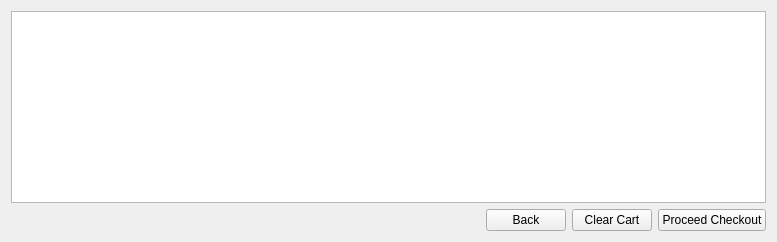
      <widget class="QWidget" name="shoppingCartStudent">
       <layout class="QGridLayout" name="gridLayout_6">
        <item row="0" column="0" colspan="4">
         <widget class="QListWidget" name="listWidgetShoppingCart"/>
        </item>
        <item row="1" column="0">
         <spacer name="horizontalSpacer_4">
          <property name="orientation">
           <enum>Qt::Horizontal</enum>
          </property>
          <property name="sizeHint" stdset="0">
           <size>
            <width>469</width>
            <height>20</height>
           </size>
          </property>
         </spacer>
        </item>
        <item row="1" column="1">
         <widget class="QPushButton" name="btnPreviousPage">
          <property name="styleSheet">
           <string notr="true">color: black;</string>
          </property>
          <property name="text">
           <string>Back</string>
          </property>
         </widget>
        </item>
        <item row="1" column="2">
         <widget class="QPushButton" name="btnClearCart">
          <property name="styleSheet">
           <string notr="true">color: black;</string>
          </property>
          <property name="text">
           <string>Clear Cart</string>
          </property>
         </widget>
        </item>
        <item row="1" column="3">
         <widget class="QPushButton" name="btnCheckout">
          <property name="styleSheet">
           <string notr="true">color: black;</string>
          </property>
          <property name="text">
           <string>Proceed Checkout</string>
          </property>
         </widget>
        </item>
       </layout>
      </widget>
